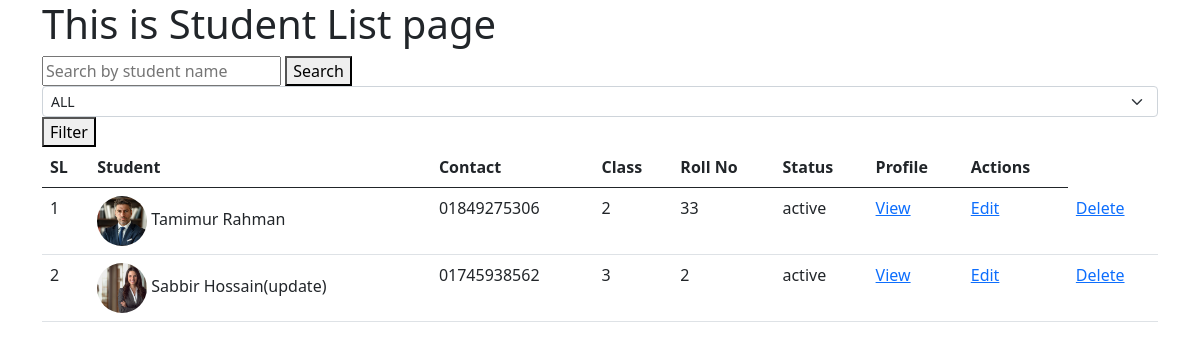
The app's page /, older data.
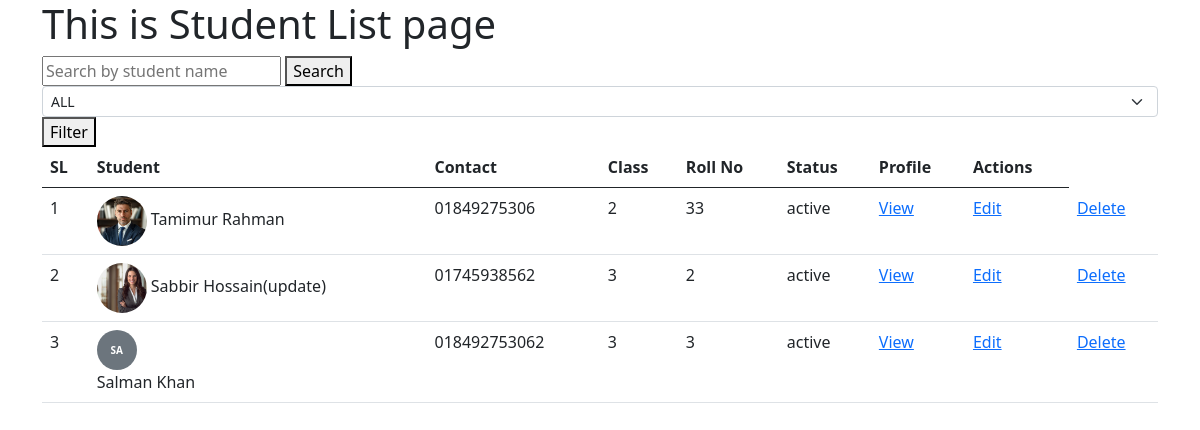
The same page, newer data.
### students/models.py (models this page shows, shortened)
class Student_Info(models.Model):
    STATUS=[
        ('active','Active'),
        ('inactive','Inactive'),
    ]
    CLASS_CHOICES = [
    ("1", "Class 1"),
    ("2", "Class 2"),
    ("3", "Class 3"),
    ("4", "Class 4"),
    ("5", "Class 5"),
    ("6", "Class 6"),
    ("7", "Class 7"),
    ("8", "Class 8"),
    ("9", "Class 9"),
    ("10", "Class 10"),]
    name = models.CharField(max_length=100)
    roll = models.IntegerField()
    student_class=models.CharField(max_length=2, choices=CLASS_CHOICES)
    dob = models.DateTimeField(null=False,blank=False)
    status=models.CharField(max_length=10,choices=STATUS, default='active')
    father_name = models.CharField(max_length=100)
    mother_name = models.CharField(max_length=100)
    phone=models.CharField(max_length=100)
    adress=models.TextField(max_length=100)
    photo = models.ImageField(upload_to=student_photo_path,blank=True,null=True)
    class Meta:
        constraints = [
            models.UniqueConstraint(
                fields=['student_class', 'roll'],
                name='unique_roll_per_class'
            )
        ]

### students/views.py (the view)
# urls.py: path('',student_list,name='list'),
def student_list(request):
    all_students = Student_Info.objects.all()
    class_filter = request.GET.get('student_class','all')#for filtering
    query = request.GET.get('name_query','').strip()
    if class_filter != 'all':
        all_students = all_students.filter(student_class=class_filter)
    if query:
        all_students = all_students.filter(Q(name__icontains=query))
    return render(request,'student_list.html',{'all_students':all_students,'class_filter':class_filter,'query':query})

### students/templates/student_list.html (shortened to what this page needs)
{% extends "base.html" %}
{% block content %}
<h1>This is Student List page</h1>
<form method="get">
    <input
        type="text"
        name="name_query"
        placeholder="Search by student name"
        value="{{ request.GET.name_query }}">
    <button type="submit">Search</button>
</form>
<form action="" method="get">
    <select
        class="form-select form-select-sm"
        aria-label=".form-select-sm example"
        name="student_class">
        <option value="all" {% if class_filter == 'all' %}selected{% endif %}>ALL</option>
    </select>
    <button type="submit">Filter</button>
</form>
<table class="table">
    <thead>
        <tr>
            <th scope="col">SL</th>
            <th scope="col">Student</th>
            <th scope="col">Contact</th>
            <th scope="col">Class</th>
            <th scope="col">Roll No</th>
            <th scope="col">Status</th>
            <th scope="col">Profile</th>
            <th scope="col">Actions</th>
        </tr>
    </thead>
    <tbody>
        {% for i in all_students %}
        <tr>
            <td>{{ forloop.counter }}</td>
            <td>
                {% if i.photo %}
                    <img src="{{ i.photo.url }}" alt="{{ i.name }}" class="student-img rounded-circle">
                {% else %}
                    <div class="placeholder-img rounded-circle d-flex justify-content-center align-items-center">
                        {{ i.name|slice:":2"|upper }}
                    </div>
                {% endif %}
                {{ i.name }}
            </td>
            <td>{{ i.phone }}</td>
            <td>{{ i.student_class }}</td>
            <td>{{ i.roll }}</td>
            <td>{{ i.status }}</td>
            <td><a href="{% url 'st_profile_view' i.id %}">View</a></td>
            <td><a href="{% url 'update' i.id %}">Edit</a></td>
            <td><a href="{% url 'student_delete' i.id %}">Delete</a></td>
        </tr>
        {% empty %}
        <tr>
            <td colspan="8" class="text-center">No students found</td>
        </tr>
        {% endfor %}
    </tbody>
</table>
{% endblock content %}

Row changes from the older to the newer data that the page shows:
added Student_Info: name "SA", name "Salman Khan", phone "018492753062", student_class "3", roll "3", status "active"
